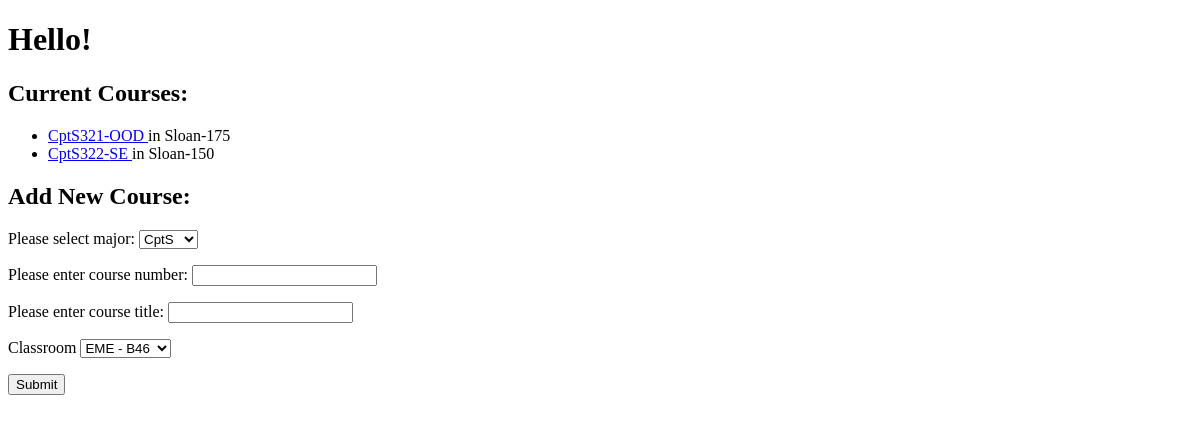
Before: / with the older database file.
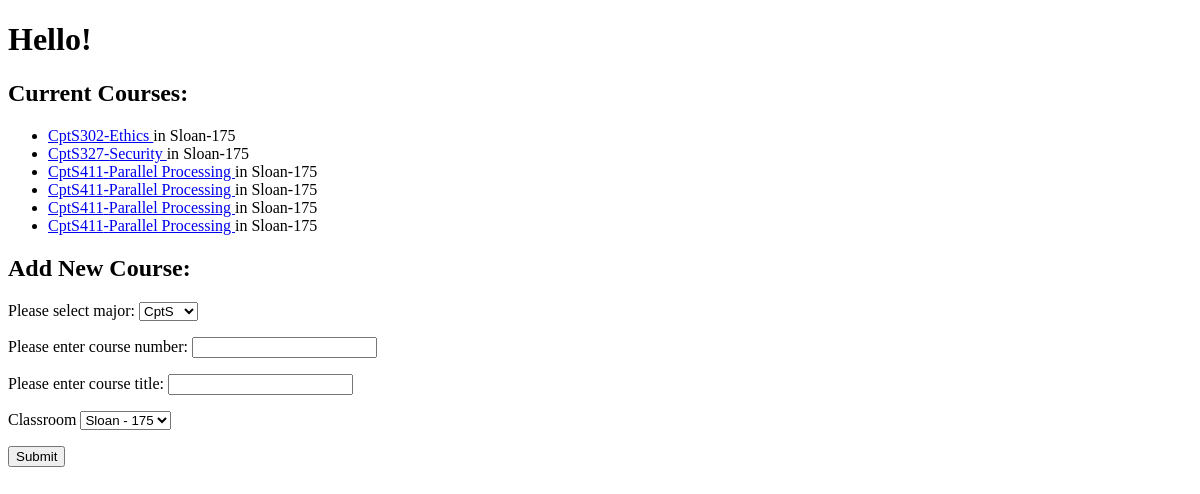
After: the same page with the newer database file.
### app/models.py (models this page shows, shortened)
class Course(db.Model):
    __tablename__ = 'course'
    id = db.Column(db.Integer, primary_key=True)
    coursenum = db.Column(db.String(3))
    title = db.Column(db.String(150))
    major = db.Column(db.String(20))
    roomid = db.Column(db.Integer,db.ForeignKey('room.id'))
    tas = db.relationship(
        'TeachingAssistant', secondary=assigned,
        primaryjoin=(assigned.c.course_id == id), lazy='dynamic', overlaps="courses")

class Room(db.Model):
    id = db.Column(db.Integer, primary_key=True)
    building = db.Column(db.String(50))
    roomNumber = db.Column(db.String(20))
    capacity = db.Column(db.Integer)
    courses = db.relationship('Course', backref = 'classroom', lazy = "dynamic")

### app/routes.py (the view, shortened to what this page needs)
@app.route('/', methods=['GET', 'POST'])
def index():
    form = CourseForm()
    _courses = Course.query.order_by(Course.coursenum).order_by(Course.major). all()
    return render_template('index.html', form=form, courses = _courses)

### app/forms.py
class CourseForm(FlaskForm):
    major = SelectField(label= "Please select major:", choices = ['CptS', 'EE','MATH','ME', 'CHE'],validators=[DataRequired()])
    coursenum = StringField(label= "Please enter course number:", validators=[DataRequired()])
    title = StringField(label= "Please enter course title:", validators=[DataRequired()])
    classroom = QuerySelectField('Classroom', query_factory = get_rooms, get_label = getRoomLabel , allow_blank=False)
    submit = SubmitField('Submit')

### app/forms.py (called while the page is built)
def get_rooms():
    return Room.query.all()

def getRoomLabel(theroom):
    return "{} - {}".format(theroom.building, theroom.roomNumber)

### app/routes.py (called while the page is built)
@app.before_request
def initDB(*args, **kwargs):
    if app.got_first_request:
        db.create_all()
        allrooms = [{'building' : 'EME', 'roomNumber' : 'B46', 'capacity' : 60},
                    {'building' : 'Sloan', 'roomNumber' : '175', 'capacity' : 100},
                    {'building' : 'Sloan', 'roomNumber' : '150', 'capacity' : 80}]
        if Room.query.count() == 0:
            for room in allrooms:
                theroom = Room (building = room['building'],roomNumber=room['roomNumber'], capacity = room['capacity'] )
                db.session.add(theroom)
                db.session.commit()

### app/templates/index.html (shortened to what this page needs)
<!DOCTYPE HTML>
<html>
  <head>
  </head>
  <h1> Hello!</h1>
  <body>
    <h2>Current Courses:</h2>
    <ul>
      {% for course in courses %}
        <li> <a href="{{url_for('course', courseid = course.id) }}" >
                   {{ course.major}}{{course.coursenum}}-{{course.title}}  </a> in {{course.classroom.building}}-{{course.classroom.roomNumber}}</li>
      {% endfor %}
    </ul>
    <h2>Add New Course:</h2>
    <form method="POST">
      <p>{{ form.major.label}}
         {{ form.major()}}
      </p>
      <p>{{ form.coursenum.label}}
        {{ form.coursenum()}}
     </p>
     <p>{{ form.title.label}}
      {{ form.title()}}
     </p>
     <p>{{ form.classroom.label}}
      {{ form.classroom()}}
     </p>
    <p>{{ form.submit()}}</p>
    </form>
  </body>
</html>

Changed rows visible on the page:
added Course: major "CptS", coursenum "302", title "Ethics", classroom.building "Sloan", classroom.roomNumber "175"
added Course: major "CptS", coursenum "327", title "Security", classroom.building "Sloan", classroom.roomNumber "175"
changed Course (number 3 of 6 on the later page): coursenum "321" → "411"; title "OOD" → "Parallel Processing"
changed Course (number 4 of 6 on the later page): coursenum "322" → "411"; title "SE" → "Parallel Processing"; classroom.roomNumber "150" → "175"
added Course: major "CptS", coursenum "411", title "Parallel Processing", classroom.building "Sloan", classroom.roomNumber "175"
added Course: major "CptS", coursenum "411", title "Parallel Processing", classroom.building "Sloan", classroom.roomNumber "175"
Other visible differences:
form field classroom: "EME - B46" → "Sloan - 175"
